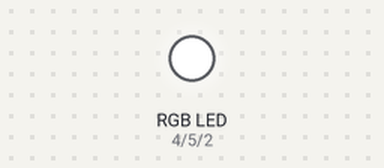
Simulated run of this sketch. Board: ESP8266 (NodeMCU). Parts: an RGB LED mixed from three pins (HIGH = lit).

Above: at 0.05 s.
At 0.65 s:
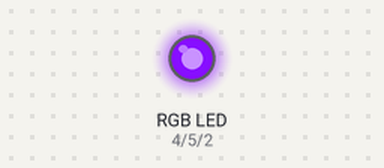
At 1.3 s:
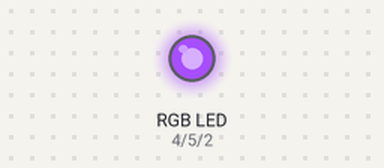
At 2.55 s:
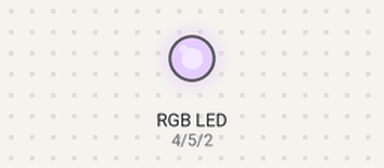
Timing chart, 0 to 5.3 s (numbered marks = the images above):
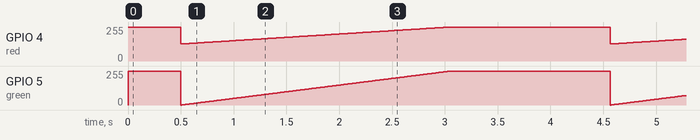

Measured:
- by itself, GPIO 4 (red): ramps from 128/255 to 255/255 and jumps back, once every 4.1 s
- by itself, GPIO 5 (green): ramps from 0/255 to 255/255 and jumps back, once every 4.1 s

The sketch:

rgbdimming.ino
```cpp
int red = 4;
int green = 5;
int blue = 2;
void setup() {
  // initialize digital pin LED_BUILTIN as an output.
  pinMode(red, OUTPUT);
  pinMode(green, OUTPUT);
  pinMode(blue, OUTPUT);
analogWriteRange(255);
digitalWrite(red, HIGH);
digitalWrite(green, HIGH);
digitalWrite(blue, HIGH);
}

// the loop function runs over and over again forever
void loop() {
  analogWrite(green, 255);
  delay(500);
  analogWrite(green, 0);
  for(int i = 255; i >= 0; i--){
    analogWrite(green, 255-i);
    analogWrite(red, 255- (i/2));
    delay(10);
  }
  delay(1000);
}
```
